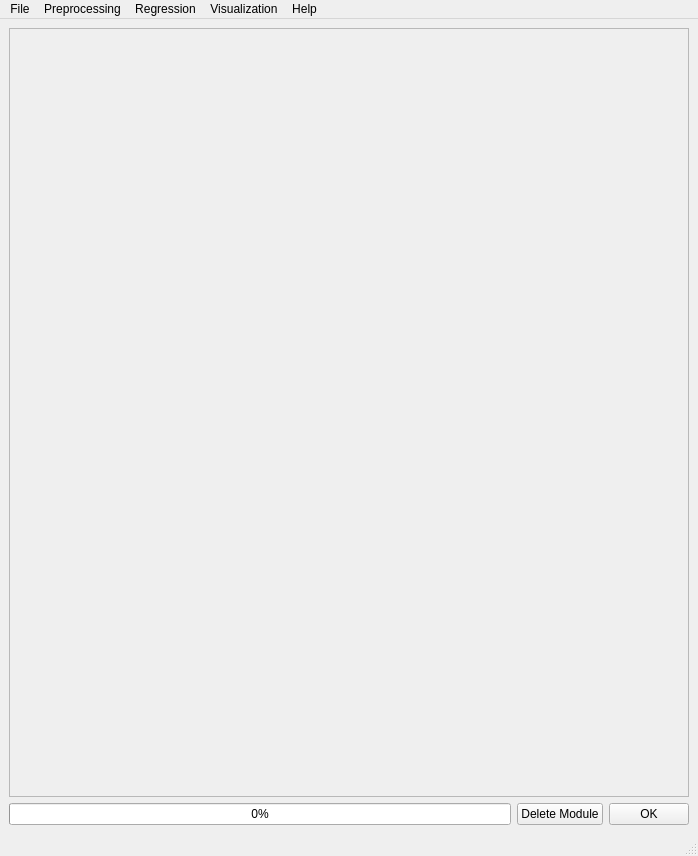
<?xml version="1.0" encoding="UTF-8"?>
<ui version="4.0">
 <class>MainWindow</class>
 <widget class="QMainWindow" name="MainWindow">
  <property name="geometry">
   <rect>
    <x>0</x>
    <y>0</y>
    <width>698</width>
    <height>856</height>
   </rect>
  </property>
  <property name="windowTitle">
   <string>PYSAT Point Spectra GUI</string>
  </property>
  <widget class="QWidget" name="centralwidget">
   <layout class="QVBoxLayout" name="verticalLayout">
    <item>
     <widget class="QScrollArea" name="scrollArea">
      <property name="widgetResizable">
       <bool>true</bool>
      </property>
      <widget class="QWidget" name="scrollAreaWidgetContents">
       <property name="geometry">
        <rect>
         <x>0</x>
         <y>0</y>
         <width>678</width>
         <height>764</height>
        </rect>
       </property>
       <layout class="QVBoxLayout" name="verticalLayout_3">
        <item>
         <layout class="QVBoxLayout" name="widgetLayout"/>
        </item>
       </layout>
      </widget>
     </widget>
    </item>
    <item>
     <layout class="QHBoxLayout" name="progress_OK">
      <item>
       <widget class="QProgressBar" name="progressBar">
        <property name="value">
         <number>0</number>
        </property>
        <property name="format">
         <string>%p%</string>
        </property>
       </widget>
      </item>
      <item>
       <widget class="QPushButton" name="deleteModulePushButton">
        <property name="text">
         <string>Delete Module</string>
        </property>
       </widget>
      </item>
      <item>
       <widget class="QPushButton" name="okPushButton">
        <property name="whatsThis">
         <string>Press this button when you're ready to run. (Ctrl+Enter)</string>
        </property>
        <property name="text">
         <string>OK</string>
        </property>
       </widget>
      </item>
     </layout>
    </item>
   </layout>
  </widget>
  <widget class="QMenuBar" name="menubar">
   <property name="geometry">
    <rect>
     <x>0</x>
     <y>0</y>
     <width>698</width>
     <height>21</height>
    </rect>
   </property>
   <widget class="QMenu" name="menuFile">
    <property name="title">
     <string>File</string>
    </property>
    <addaction name="actionRead_ChemCam_Data"/>
    <addaction name="actionLoad_Data"/>
    <addaction name="actionSet_Output_Path"/>
    <addaction name="separator"/>
    <addaction name="actionSave_Current_Data"/>
    <addaction name="separator"/>
    <addaction name="actionCreate_New_Workflow"/>
    <addaction name="actionOpen_Workflow"/>
    <addaction name="actionRestore_Workflow"/>
    <addaction name="actionSave_Current_Workflow"/>
    <addaction name="separator"/>
    <addaction name="actionExit"/>
   </widget>
   <widget class="QMenu" name="menuPreprocessing">
    <property name="title">
     <string>Preprocessing</string>
    </property>
    <addaction name="actionRemove_Rows"/>
    <addaction name="actionSplit_Data"/>
    <addaction name="actionInterpolate"/>
    <addaction name="actionRemove_Baseline"/>
    <addaction name="actionApply_Mask"/>
    <addaction name="actionPeak_Areas"/>
    <addaction name="actionMultiply_by_Vector"/>
    <addaction name="actionNormalization"/>
    <addaction name="actionDimensionality_Reduction"/>
    <addaction name="actionStratified_Folds"/>
   </widget>
   <widget class="QMenu" name="menuRegression">
    <property name="title">
     <string>Regression</string>
    </property>
    <addaction name="actionCross_Validation"/>
    <addaction name="actionTrain"/>
    <addaction name="actionSubmodel_Predict"/>
    <addaction name="actionPredict"/>
   </widget>
   <widget class="QMenu" name="menuVisualization">
    <property name="title">
     <string>Visualization</string>
    </property>
    <addaction name="actionPlot"/>
    <addaction name="actionPlot_Spectra"/>
    <addaction name="actionPlot_ICA_PCA"/>
   </widget>
   <widget class="QMenu" name="menuHelp">
    <property name="title">
     <string>Help</string>
    </property>
    <addaction name="actionAbout"/>
    <addaction name="actionAbout_Qt"/>
   </widget>
   <addaction name="menuFile"/>
   <addaction name="menuPreprocessing"/>
   <addaction name="menuRegression"/>
   <addaction name="menuVisualization"/>
   <addaction name="menuHelp"/>
  </widget>
  <widget class="QStatusBar" name="statusbar"/>
  <action name="actionRead_ChemCam_Data">
   <property name="text">
    <string>Read ChemCam Data</string>
   </property>
  </action>
  <action name="actionLoad_Data">
   <property name="text">
    <string>Load Data</string>
   </property>
  </action>
  <action name="actionSet_Output_Path">
   <property name="text">
    <string>Set Output Path</string>
   </property>
  </action>
  <action name="actionSave_Current_Data">
   <property name="text">
    <string>Save Current Data</string>
   </property>
  </action>
  <action name="actionCreate_New_Workflow">
   <property name="text">
    <string>Create New Workflow</string>
   </property>
  </action>
  <action name="actionRestore_Workflow">
   <property name="text">
    <string>Restore Workflow</string>
   </property>
  </action>
  <action name="actionSave_Current_Workflow">
   <property name="text">
    <string>Save Current Workflow</string>
   </property>
  </action>
  <action name="actionExit">
   <property name="text">
    <string>Exit</string>
   </property>
  </action>
  <action name="actionRemove_Rows">
   <property name="text">
    <string>Remove Rows</string>
   </property>
  </action>
  <action name="actionSplit_Data">
   <property name="text">
    <string>Split Data</string>
   </property>
  </action>
  <action name="actionInterpolate">
   <property name="text">
    <string>Interpolate</string>
   </property>
  </action>
  <action name="actionRemove_Baseline">
   <property name="text">
    <string>Remove Baseline</string>
   </property>
  </action>
  <action name="actionApply_Mask">
   <property name="text">
    <string>Apply Mask</string>
   </property>
  </action>
  <action name="actionPeak_Areas">
   <property name="text">
    <string>Peak Areas</string>
   </property>
  </action>
  <action name="actionMultiply_by_Vector">
   <property name="text">
    <string>Multiply by Vector</string>
   </property>
  </action>
  <action name="actionNormalization">
   <property name="text">
    <string>Normalization</string>
   </property>
  </action>
  <action name="actionDimensionality_Reduction">
   <property name="text">
    <string>Dimensionality Reduction</string>
   </property>
  </action>
  <action name="actionStratified_Folds">
   <property name="text">
    <string>Stratified Folds</string>
   </property>
  </action>
  <action name="actionCross_Validation">
   <property name="text">
    <string>Cross Validation</string>
   </property>
  </action>
  <action name="actionTrain">
   <property name="text">
    <string>Train</string>
   </property>
  </action>
  <action name="actionSubmodel_Predict">
   <property name="text">
    <string>Submodel Predict</string>
   </property>
  </action>
  <action name="actionPredict">
   <property name="text">
    <string>Predict</string>
   </property>
  </action>
  <action name="actionPlot">
   <property name="text">
    <string>Plot</string>
   </property>
  </action>
  <action name="actionPlot_Spectra">
   <property name="text">
    <string>Plot Spectra</string>
   </property>
  </action>
  <action name="actionPlot_ICA_PCA">
   <property name="text">
    <string>Plot ICA/PCA</string>
   </property>
  </action>
  <action name="actionAbout">
   <property name="text">
    <string>About...</string>
   </property>
  </action>
  <action name="actionAbout_Qt">
   <property name="text">
    <string>About Qt...</string>
   </property>
  </action>
  <action name="actionOpen_Workflow">
   <property name="text">
    <string>Open Workflow</string>
   </property>
  </action>
 </widget>
 <resources/>
 <connections/>
</ui>
